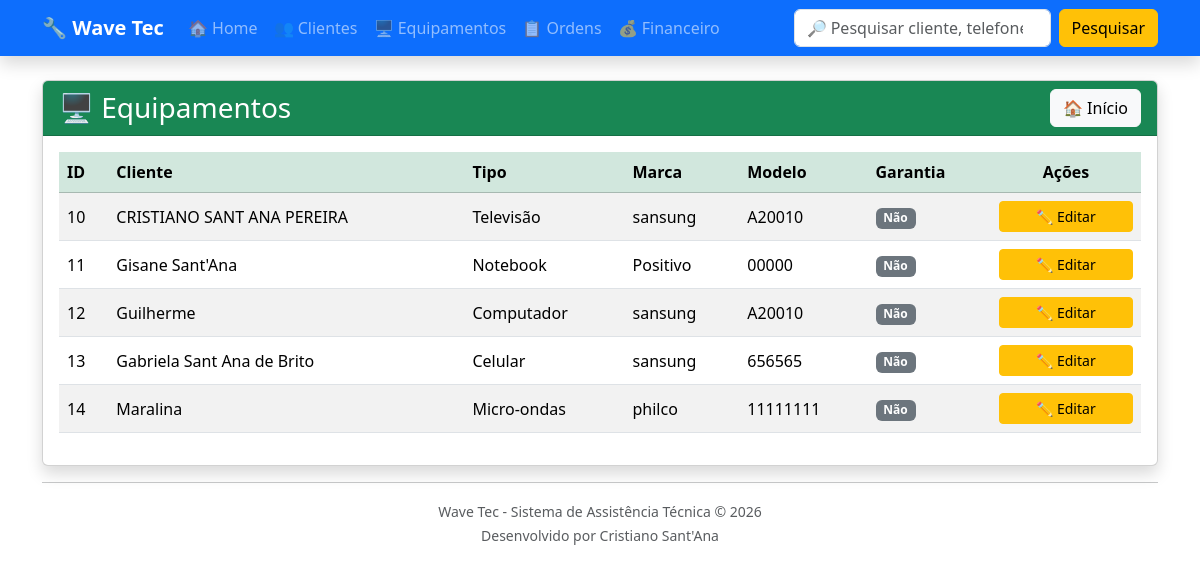
The app's page /equipamentos/, older data.
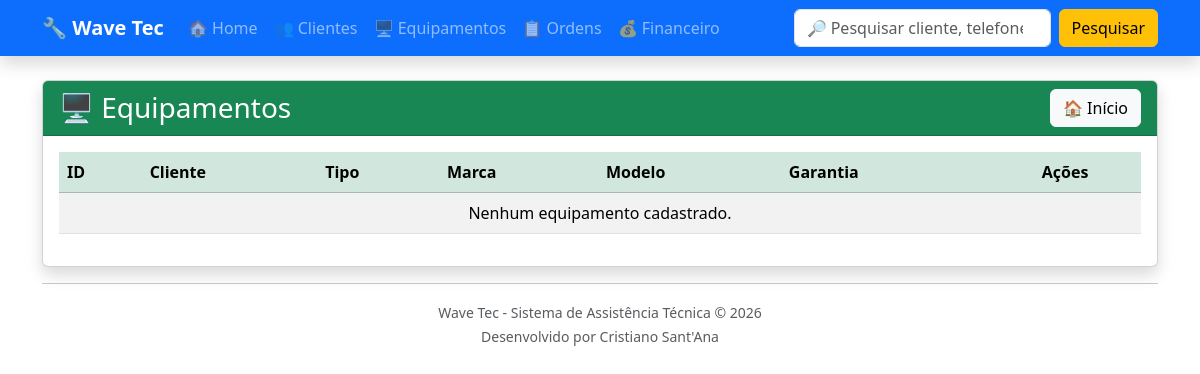
The same page, newer data.
### equipamentos/models.py (models this page shows, shortened)
class Equipamento(models.Model):
    TIPOS = [
        ("TV", "Televisão"),
        ("NOTE", "Notebook"),
        ("PC", "Computador"),
        ("CEL", "Celular"),
        ("SOM", "Som"),
        ("MICRO", "Micro-ondas"),
        ("OUTRO", "Outro"),
    ]
    cliente = models.ForeignKey(
        Cliente,
        on_delete=models.CASCADE
    )
    tipo = models.CharField(
        max_length=20,
        choices=TIPOS
    )
    marca = models.CharField(
        max_length=50
    )
    modelo = models.CharField(
        max_length=50
    )
    numero_serie = models.CharField(
        max_length=100,
        blank=True
    )
    acessorios = models.TextField(
        blank=True
    )
    garantia = models.BooleanField(
        default=False
    )
    data_entrada = models.DateField(
        auto_now_add=True
    )
    status = models.CharField(
        max_length=30,
        default="Em análise"
    )

### clientes/models.py (models this page shows, shortened)
class Cliente(models.Model):
    nome = models.CharField(max_length=100)
    telefone = models.CharField(max_length=20)
    endereco = models.CharField(max_length=200)

### equipamentos/views.py (the view)
def lista_equipamentos(request):
    equipamentos = Equipamento.objects.all()
    return render(
        request,
        "equipamentos/lista_equipamentos.html",
        {
            "equipamentos": equipamentos
        }
    )

### equipamentos/templates/equipamentos/lista_equipamentos.html (shortened to what this page needs)
{% extends "base.html" %}
{% block content %}
<div class="card shadow">
    <div class="card-header bg-success text-white">
        <div class="d-flex justify-content-between align-items-center">
            <h3 class="mb-0">
                🖥 Equipamentos
            </h3>
            <a
                href="/"
                class="btn btn-light">
                🏠 Início
            </a>
        </div>
    </div>
    <div class="card-body">
        <table class="table table-striped table-hover align-middle">
            <thead class="table-success">
                <tr>
                    <th>ID</th>
                    <th>Cliente</th>
                    <th>Tipo</th>
                    <th>Marca</th>
                    <th>Modelo</th>
                    <th>Garantia</th>
                    <th class="text-center">Ações</th>
                </tr>
            </thead>
            <tbody>
                {% for equipamento in equipamentos %}
                <tr>
                    <td>{{ equipamento.id }}</td>
                    <td>{{ equipamento.cliente.nome }}</td>
                    <td>{{ equipamento.get_tipo_display }}</td>
                    <td>{{ equipamento.marca }}</td>
                    <td>{{ equipamento.modelo }}</td>
                    <td>
                        {% if equipamento.garantia %}
                            <span class="badge bg-success">
                                Sim
                            </span>
                        {% else %}
                            <span class="badge bg-secondary">
                                Não
                            </span>
                        {% endif %}
                    </td>
                    <td class="text-center" style="width:150px;">
                        <a
                            href="{% url 'editar_equipamento' equipamento.id %}"
                            class="btn btn-warning btn-sm w-100">
                            ✏️ Editar
                        </a>
                    </td>
                </tr>
                {% empty %}
                <tr>
                    <td colspan="7" class="text-center">
                        Nenhum equipamento cadastrado.
                    </td>
                </tr>
                {% endfor %}
            </tbody>
        </table>
    </div>
</div>
{% endblock %}

Row changes from the older to the newer data that the page shows:
removed Equipamento: id "10", cliente.nome "CRISTIANO SANT ANA PEREIRA", tipo "Televisão", marca "sansung", modelo "A20010", garantia "Não"
removed Equipamento: id "11", cliente.nome "Gisane Sant'Ana", tipo "Notebook", marca "Positivo", modelo "00000", garantia "Não"
removed Equipamento: id "12", cliente.nome "Guilherme", tipo "Computador", marca "sansung", modelo "A20010", garantia "Não"
removed Equipamento: id "13", cliente.nome "Gabriela Sant Ana de Brito", tipo "Celular", marca "sansung", modelo "656565", garantia "Não"
removed Equipamento: id "14", cliente.nome "Maralina", tipo "Micro-ondas", marca "philco", modelo "11111111", garantia "Não"
Text that changed along with them:
text now shown: "Nenhum equipamento cadastrado."
